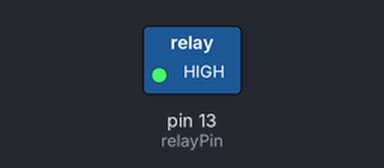
Bench run of a sketch on a simulated Arduino Uno, built with avr-gcc and run on an emulated ATmega328P. Parts: switched loads named in the sketch (green lamp = pin HIGH).

Above: at 5.0 s.
At 15.0 s:
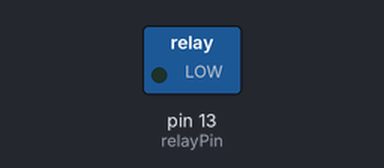
Timing chart, 0 to 26.0 s (numbered marks = the images above):
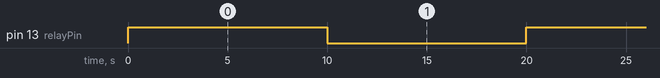

Measured:
- by itself, pin 13 (relayPin): alternates HIGH for 10.0 s and LOW for 10.0 s

The sketch:

task4.ino
```cpp
#define relayPin 13
void setup()
{
  pinMode(relayPin,OUTPUT);
}
void loop()
{
  digitalWrite(relayPin,HIGH);
  delay(10000);
  digitalWrite(relayPin,LOW);
  delay(10000);
}
```
